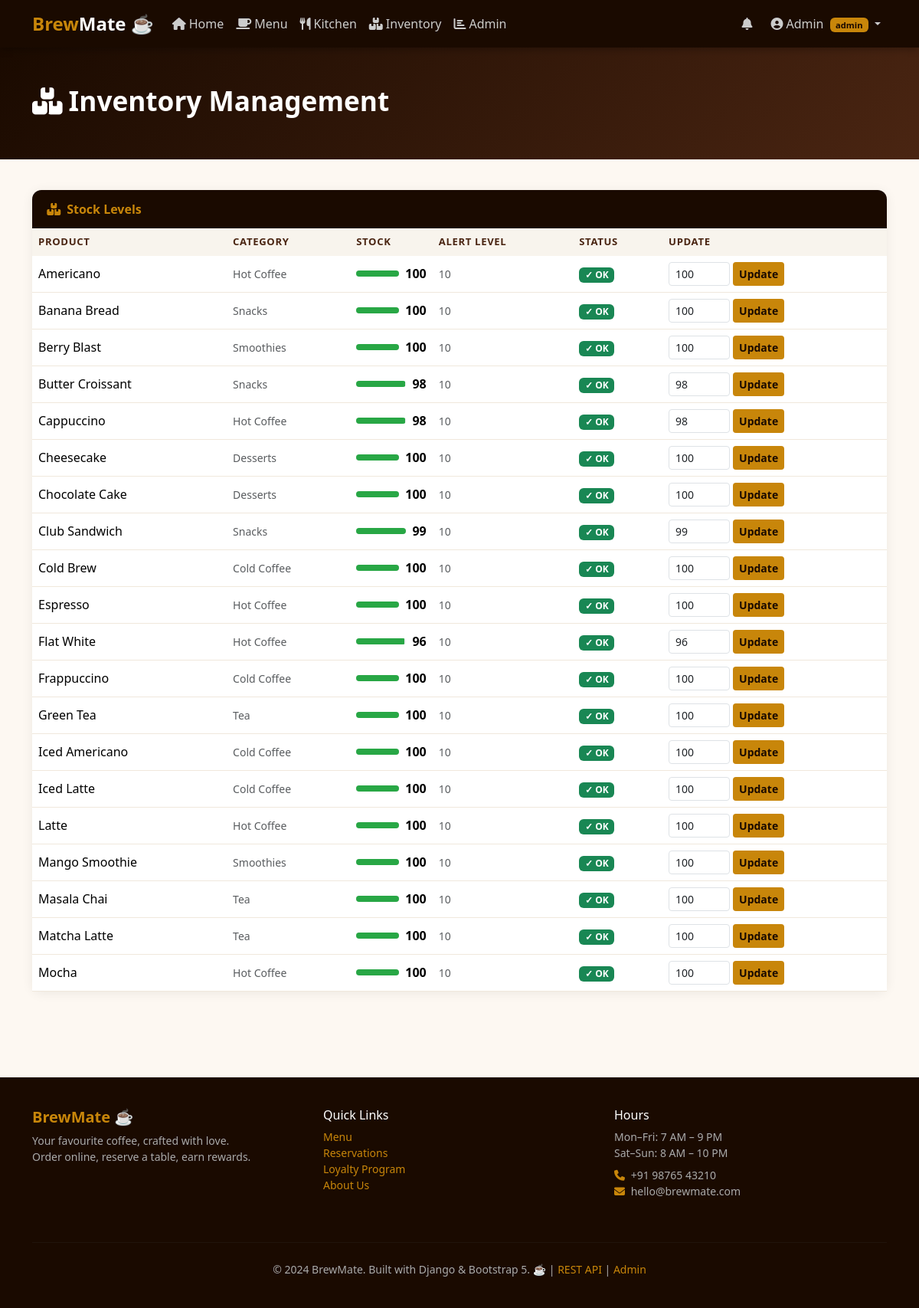
The app's page /staff/inventory/ (signed in) with its own data.
### coffee/models.py (models this page shows, shortened)
class User(AbstractBaseUser, PermissionsMixin):
    ROLES = [
        ('customer', 'Customer'),
        ('staff',    'Staff'),
        ('admin',    'Admin'),
    ]
    email       = models.EmailField(unique=True, db_index=True)
    first_name  = models.CharField(max_length=50, default='')
    last_name   = models.CharField(max_length=50, blank=True, default='')
    phone       = models.CharField(max_length=15, blank=True, default='')
    role        = models.CharField(max_length=10, choices=ROLES,
                                   default='customer', db_index=True)
    avatar      = models.ImageField(upload_to='avatars/',
                                    blank=True, null=True, default=None)
    is_active   = models.BooleanField(default=True)
    is_staff    = models.BooleanField(default=False)
    date_joined = models.DateTimeField(default=timezone.now)
    USERNAME_FIELD  = 'email'
    REQUIRED_FIELDS = ['first_name']
    objects         = UserManager()
    class Meta:
        db_table = 'coffee_user'

class Inventory(models.Model):
    product         = models.OneToOneField(
        Product, on_delete=models.CASCADE, related_name='inventory'
    )
    stock_quantity  = models.PositiveIntegerField(default=100)
    low_stock_alert = models.PositiveIntegerField(default=10)
    updated_at      = models.DateTimeField(auto_now=True)
    class Meta:
        db_table            = 'coffee_inventory'
        verbose_name_plural = 'Inventories'
    @property
    def is_low(self):
        return self.stock_quantity <= self.low_stock_alert

class Product(models.Model):
    category    = models.ForeignKey(
        Category, on_delete=models.CASCADE, related_name='products'
    )
    name        = models.CharField(max_length=100, default='')
    slug        = models.SlugField(max_length=120, unique=True,
                                   blank=True, default='')
    description = models.TextField(blank=True, default='')
    price       = models.DecimalField(max_digits=8, decimal_places=2,
                                      default=Decimal('0.00'))
    image       = models.ImageField(upload_to='products/',
                                    blank=True, null=True, default=None)
    is_available = models.BooleanField(default=True, db_index=True)
    is_featured  = models.BooleanField(default=False)
    prep_time    = models.PositiveIntegerField(default=5)
    calories     = models.PositiveIntegerField(null=True, blank=True,
                                               default=None)
    created_at   = models.DateTimeField(auto_now_add=True)
    updated_at   = models.DateTimeField(auto_now=True)
    class Meta:
        db_table = 'coffee_product'
        ordering = ['category', 'name']

class Category(models.Model):
    name      = models.CharField(max_length=50, unique=True)
    icon      = models.CharField(max_length=10, default='☕')
    order     = models.PositiveIntegerField(default=0)
    is_active = models.BooleanField(default=True)
    class Meta:
        db_table            = 'coffee_category'
        ordering            = ['order', 'name']
        verbose_name_plural = 'Categories'

### coffee/views.py (the view)
# urls.py: path('staff/inventory/',               views.inventory_view,        name='inventory'),
@login_required
@role_required('staff', 'admin')
def inventory_view(request):
    inventories = Inventory.objects.select_related(
        'product__category'
    ).order_by('product__name')
    return render(request, 'coffee/inventory.html', {
        'inventories': inventories,
        'low_stock':   [i for i in inventories if i.is_low],
    })

### coffee/context_processors.py (called while the page is built)
def global_context(request):
    cart_count  = 0
    notif_count = 0
    if request.user.is_authenticated:
        try:
            cart_count = Cart.objects.get(user=request.user).item_count
        except Cart.DoesNotExist:
            pass
        notif_count = Notification.objects.filter(
            user=request.user, is_read=False
        ).count()
    return {'cart_count': cart_count, 'notif_count': notif_count}

### coffee/templates/coffee/inventory.html (shortened to what this page needs)
{% extends 'coffee/base.html' %}
{% block content %}
<div class="page-hero"><div class="container"><h1><i class="fa fa-boxes me-2"></i>Inventory Management</h1></div></div>
<div class="container pb-5">
  <div class="card">
    <div class="card-header-brew"><i class="fa fa-boxes me-2"></i>Stock Levels</div>
    <div class="card-body p-0">
      <div class="table-responsive">
        <table class="table mb-0">
          <thead><tr><th>Product</th><th>Category</th><th>Stock</th><th>Alert Level</th><th>Status</th><th>Update</th></tr></thead>
          <tbody>
            {% for inv in inventories %}
            <tr>
              <td class="fw-700">{{ inv.product.name }}</td>
              <td class="small text-muted">{{ inv.product.category.name }}</td>
              <td>
                <div class="d-flex align-items-center gap-2">
                  <div class="progress flex-grow-1" style="height:8px;max-width:120px;border-radius:4px">
                    <div class="progress-bar" style="background:{% if inv.is_low %}#dc3545{% else %}#28a745{% endif %};width:{% widthratio inv.stock_quantity 100 100 %}%"></div>
                  </div>
                  <strong>{{ inv.stock_quantity }}</strong>
                </div>
              </td>
              <td class="small text-muted">{{ inv.low_stock_alert }}</td>
              <td>
                {% if inv.is_low %}
                <span class="badge bg-danger">⚠️ Low Stock</span>
                {% else %}
                <span class="badge bg-success">✓ OK</span>
                {% endif %}
              </td>
              <td>
                <form method="post" action="{% url 'update_stock' inv.pk %}" class="d-flex gap-1">
                  <input type="number" name="quantity" value="{{ inv.stock_quantity }}" min="0" class="form-control form-control-sm" style="width:80px">
                  <button type="submit" class="btn btn-sm btn-brew">Update</button>
                </form>
              </td>
            </tr>
            {% endfor %}
          </tbody>
        </table>
      </div>
    </div>
  </div>
</div>
{% endblock %}

### coffee/templates/coffee/base.html (shortened to what this page needs)
<!DOCTYPE html>
<html lang="en">
<head>
  <link href="https://cdn.jsdelivr.net/npm/bootstrap@5.3.2/dist/css/bootstrap.min.css" rel="stylesheet">
  <link href="https://cdnjs.cloudflare.com/ajax/libs/font-awesome/6.4.0/css/all.min.css" rel="stylesheet">
</head>
<body>
{% if user.is_authenticated %}
<nav class="navbar navbar-expand-lg sticky-top">
  <div class="container">
    <a class="navbar-brand" href="{% url 'home' %}">Brew<span>Mate</span> ☕</a>
    <div class="collapse navbar-collapse" id="navMain">
      <ul class="navbar-nav me-auto">
        <li class="nav-item"><a class="nav-link" href="{% url 'home' %}"><i class="fa fa-home me-1"></i>Home</a></li>
        <li class="nav-item"><a class="nav-link" href="{% url 'menu' %}"><i class="fa fa-coffee me-1"></i>Menu</a></li>
        {% if user.role in 'staff admin' %}
        <li class="nav-item"><a class="nav-link" href="{% url 'staff_home' %}"><i class="fa fa-utensils me-1"></i>Kitchen</a></li>
        <li class="nav-item"><a class="nav-link" href="{% url 'inventory' %}"><i class="fa fa-boxes me-1"></i>Inventory</a></li>
        {% endif %}
        {% if user.role == 'admin' %}
        <li class="nav-item"><a class="nav-link" href="{% url 'admin_home' %}"><i class="fa fa-chart-bar me-1"></i>Admin</a></li>
        {% endif %}
      </ul>
      <ul class="navbar-nav align-items-center gap-2">
        <li class="nav-item">
          <a class="nav-link" href="{% url 'notifications' %}">
            <i class="fa fa-bell"></i>
          </a>
        </li>
        <li class="nav-item dropdown">
          <a class="nav-link dropdown-toggle" href="#" data-bs-toggle="dropdown">
            <i class="fa fa-user-circle me-1"></i>{{ user.first_name }}
            <span class="badge ms-1" style="background:var(--brew-gold);color:var(--brew-dark);font-size:.7rem">{{ user.role }}</span>
          </a>
        </li>
      </ul>
    </div>
  </div>
</nav>
{% endif %}
{% block content %}{% endblock %}
<footer>
  <div class="container">
    <div class="row">
      <div class="col-md-4 mb-3">
        <h5 style="color:var(--brew-gold);font-weight:800">BrewMate ☕</h5>
        <p class="small mt-2">Your favourite coffee, crafted with love.<br>Order online, reserve a table, earn rewards.</p>
      </div>
      <div class="col-md-4 mb-3">
        <h6 style="color:#fff">Quick Links</h6>
        <ul class="list-unstyled small mt-2">
          <li><a href="{% url 'menu' %}">Menu</a></li>
          <li><a href="{% url 'reservation' %}">Reservations</a></li>
          <li><a href="{% url 'loyalty' %}">Loyalty Program</a></li>
          <li><a href="{% url 'about' %}">About Us</a></li>
        </ul>
      </div>
      <div class="col-md-4 mb-3">
        <h6 style="color:#fff">Hours</h6>
        <ul class="list-unstyled small mt-2">
          <li>Mon–Fri: 7 AM – 9 PM</li>
          <li>Sat–Sun: 8 AM – 10 PM</li>
          <li class="mt-2"><i class="fa fa-phone me-1" style="color:var(--brew-gold)"></i> +91 98765 43210</li>
          <li><i class="fa fa-envelope me-1" style="color:var(--brew-gold)"></i> hello@brewmate.com</li>
        </ul>
      </div>
    </div>
    <hr style="border-color:#333; margin: 1.5rem 0">
    <div class="text-center small">
      &copy; 2024 BrewMate. Built with Django &amp; Bootstrap 5. ☕
      | <a href="/api/products/">REST API</a>
      | <a href="/admin/">Admin</a>
    </div>
  </div>
</footer>
</body>
</html>

### coffee/templates/coffee/base.html (style rules this page uses)
:root { --brew-dark: #1a0a00; --brew-brown: #4a2512; --brew-medium: #7b3f00; --brew-gold: #c8860a; --brew-light: #f5e6d3; --brew-cream: #fdf8f2; }
* { margin: 0; padding: 0; box-sizing: border-box; }
body { background: var(--brew-cream); color: var(--brew-dark); font-family: 'Segoe UI', sans-serif; }
.navbar { background: var(--brew-dark) !important; box-shadow: 0 2px 10px rgba(0,0,0,0.3); }
.navbar-brand { color: var(--brew-gold) !important; font-weight: 800; font-size: 1.5rem; }
.navbar-brand span { color: #fff; }
.nav-link { color: #ccc !important; transition: color .2s; }
.btn-brew { background: var(--brew-gold); color: var(--brew-dark); border: none; font-weight: 600; }
.card { border: none; border-radius: 12px; box-shadow: 0 2px 15px rgba(0,0,0,0.07); }
.card-header-brew { background: var(--brew-dark); color: var(--brew-gold); border-radius: 12px 12px 0 0 !important; padding: .8rem 1.2rem; font-weight: 700; }
footer { background: var(--brew-dark); color: #aaa; padding: 2.5rem 0; margin-top: 4rem; }
footer a { color: var(--brew-gold); text-decoration: none; }
.page-hero { background: linear-gradient(135deg, var(--brew-dark) 0%, var(--brew-brown) 100%); color: #fff; padding: 3rem 0; margin-bottom: 2.5rem; }
.page-hero h1 { font-weight: 800; font-size: 2.2rem; }
.table th { background: #f8f4ed; color: var(--brew-brown); font-size: .82rem; text-transform: uppercase; letter-spacing: .05em; border: none; }
.table td { border-color: #f0e8dc; vertical-align: middle; }

### records on screen
User: first_name "Admin", role "admin"
Inventory: product.name "Americano", product.category.name "Hot Coffee", stock_quantity "100", low_stock_alert "10", shows "✓ OK", quantity "100"
Inventory: product.name "Banana Bread", product.category.name "Snacks", stock_quantity "100", low_stock_alert "10", shows "✓ OK", quantity "100"
Inventory: product.name "Berry Blast", product.category.name "Smoothies", stock_quantity "100", low_stock_alert "10", shows "✓ OK", quantity "100"
Inventory: product.name "Butter Croissant", product.category.name "Snacks", stock_quantity "98", low_stock_alert "10", shows "✓ OK", quantity "98"
Inventory: product.name "Cappuccino", product.category.name "Hot Coffee", stock_quantity "98", low_stock_alert "10", shows "✓ OK", quantity "98"
Inventory: product.name "Cheesecake", product.category.name "Desserts", stock_quantity "100", low_stock_alert "10", shows "✓ OK", quantity "100"
Inventory: product.name "Chocolate Cake", product.category.name "Desserts", stock_quantity "100", low_stock_alert "10", shows "✓ OK", quantity "100"
Inventory: product.name "Club Sandwich", product.category.name "Snacks", stock_quantity "99", low_stock_alert "10", shows "✓ OK", quantity "99"
Inventory: product.name "Cold Brew", product.category.name "Cold Coffee", stock_quantity "100", low_stock_alert "10", shows "✓ OK", quantity "100"
Inventory: product.name "Espresso", product.category.name "Hot Coffee", stock_quantity "100", low_stock_alert "10", shows "✓ OK", quantity "100"
Inventory: product.name "Flat White", product.category.name "Hot Coffee", stock_quantity "96", low_stock_alert "10", shows "✓ OK", quantity "96"
Inventory: product.name "Frappuccino", product.category.name "Cold Coffee", stock_quantity "100", low_stock_alert "10", shows "✓ OK", quantity "100"
Inventory: product.name "Green Tea", product.category.name "Tea", stock_quantity "100", low_stock_alert "10", shows "✓ OK", quantity "100"
Inventory: product.name "Iced Americano", product.category.name "Cold Coffee", stock_quantity "100", low_stock_alert "10", shows "✓ OK", quantity "100"
Inventory: product.name "Iced Latte", product.category.name "Cold Coffee", stock_quantity "100", low_stock_alert "10", shows "✓ OK", quantity "100"
Inventory: product.name "Latte", product.category.name "Hot Coffee", stock_quantity "100", low_stock_alert "10", shows "✓ OK", quantity "100"
Inventory: product.name "Mango Smoothie", product.category.name "Smoothies", stock_quantity "100", low_stock_alert "10", shows "✓ OK", quantity "100"
Inventory: product.name "Masala Chai", product.category.name "Tea", stock_quantity "100", low_stock_alert "10", shows "✓ OK", quantity "100"
Inventory: product.name "Matcha Latte", product.category.name "Tea", stock_quantity "100", low_stock_alert "10", shows "✓ OK", quantity "100"
Inventory: product.name "Mocha", product.category.name "Hot Coffee", stock_quantity "100", low_stock_alert "10", shows "✓ OK", quantity "100"
